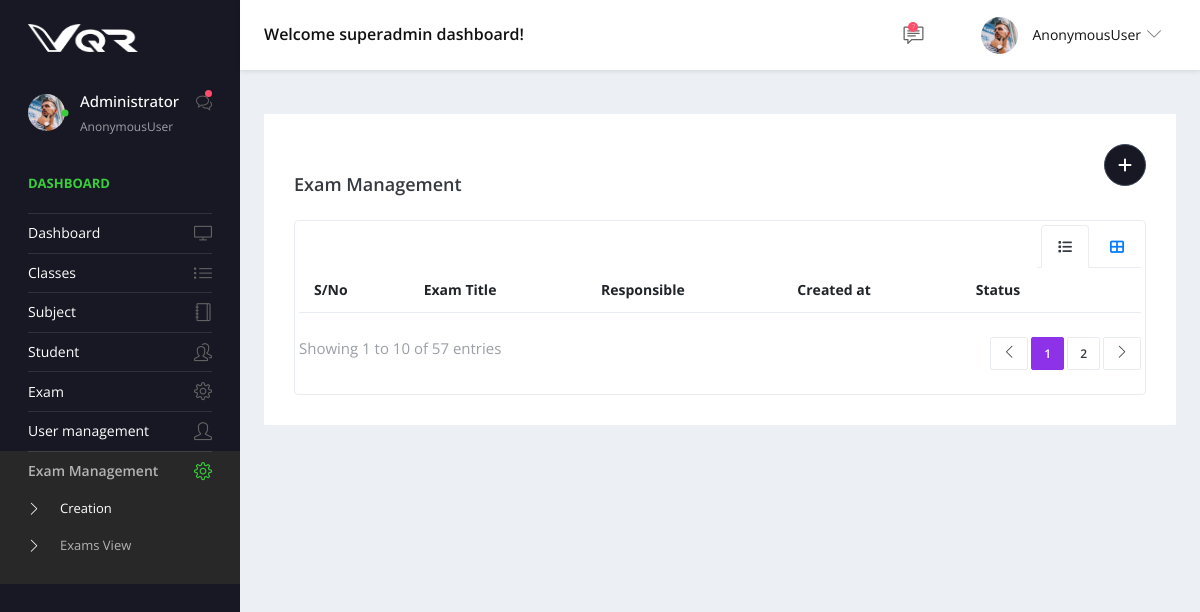
/view_exams, run on an earlier commit of the app's database.
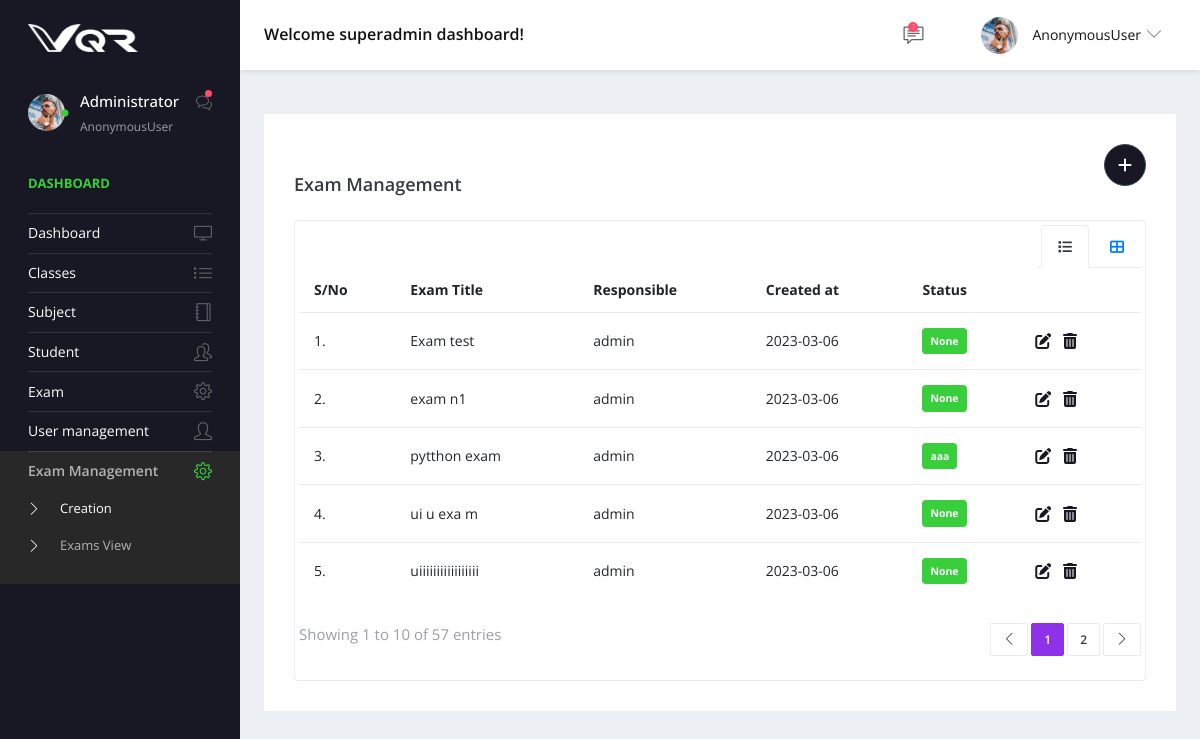
And on a later commit of the database.
### app/models.py (models this page shows)
class common_table(models.Model):
    created_by = models.ForeignKey(User, related_name="%(app_label)s_%(class)s_ownership",on_delete=models.CASCADE,null=True)
    created_dt = models.DateField(auto_now=True)
    updated_by =  models.ForeignKey(User, related_name="%(app_label)s_%(class)s_ownership1",on_delete=models.CASCADE,null=True)
    updated_dt = models.DateField(null=True)
    created_tm = models.TimeField(auto_now=True)
    updated_tm = models.TimeField(null=True)
    status = models.CharField(max_length=10, null=True)
    class Meta:
        abstract = True

class Main_Exam_Master(common_table):
    Exam_title = models.CharField(max_length=50,null=True)
    responsible_person = models.ForeignKey(User,related_name='Main_Exam_Master_auth_id',on_delete=models.CASCADE,null=True)
    background_image = models.FileField(upload_to='exam_background',null=True)
    start_message = models.TextField()
    end_message = models.TextField()
    layout = models.CharField(max_length=25,choices=layout_choice,null=True)
    progression_mode = models.CharField(max_length=25,choices=progression_choices,null=True)
    Exam_time_limit = models.TimeField(null=True)
    selection_mode = models.CharField(max_length=25,choices=selection_choices,null=True)
    scoring_mode = models.CharField(max_length=25,choices=scoring_choices,null=True)
    access_mode = models.CharField(max_length=25,choices=access_choices,null=True)
    Login_required = models.BooleanField(null=True)
    attempt_limit = models.IntegerField(null=True)

### app/views.py (the view)
# urls.py: path('view_exams',views.view_exams,name='view_exams'),
def view_exams(request):
    exam_details = Main_Exam_Master.objects.all()
    context = {
        'exam_details' : exam_details
    }
    return render(request,'exams_view.html',context)

### app/templates/exams_view.html (shortened to what the changed rows need)
{% extends 'base.html' %}
{% block content %}
<div class="content-wrapper">
    <div class="row">
        <div class="col-md-12 grid-margin stretch-card">
            <div class="card">
                <div class="card-body">
                    <br>
                    <div class="table-responsive border rounded p-1">
                        <div class="tab-content">
                            <div class="tab-pane active" id="ho" role="tabpanel">
                                <div class="table-responsive mb-1  mt-2">
                                    <table class="table">
                                        <thead>
                                            <tr>
                                                <th class="font-weight-bold"> S/No</th>
                                                <th class="font-weight-bold">Exam Title</th>
                                                <th class="font-weight-bold">Responsible</th>
                                                <th class="font-weight-bold">Created at</th>
                                                <th class="font-weight-bold">Status</th>
                                                <th></th>
                                            </tr>
                                        </thead>
                                        <tbody>
                                            {% for i in exam_details %}
                                            <tr>
                                                <td>{{forloop.counter}}.</td>
                                                <td>{{i.Exam_title}}</td>
                                                <td>{{i.responsible_person}}</td>
                                                <td> {{i.created_dt|safe}}</td>
                                                <td><div class="badge badge-success p-2"> {{i.status}}</td>
                                                <td>
                                                    <a href="exam_edit_details{{i.id}}"> <i style="color: #181824;
                            font-weight: bold;
                            font-size: 16px;" class="fa fa-edit"></i></a>
                                                    <a href="" class="m-2"> <i style="color: #181824;
                            font-weight: bold;
                            font-size: 16px;" class="fa fa-trash"></i></a>
                                                </td>
                                            </tr>
                                            {% endfor %}
                                        </tbody>
                                    </table>
                                </div>
                            </div>
                        </div>
                        </div>
                    </div>
                </div>
            </div>
        </div>
        {% endblock %}

What changed in the data, as far as the page shows it:
added Main_Exam_Master: Exam_title "Exam test", responsible_person "admin", created_dt "2023-03-06", status "None"
added Main_Exam_Master: Exam_title "exam n1", responsible_person "admin", created_dt "2023-03-06", status "None"
added Main_Exam_Master: Exam_title "pytthon exam", responsible_person "admin", created_dt "2023-03-06", status "aaa"
added Main_Exam_Master: Exam_title "ui u exa m", responsible_person "admin", created_dt "2023-03-06", status "None"
added Main_Exam_Master: Exam_title "uiiiiiiiiiiiiiiiii", responsible_person "admin", created_dt "2023-03-06", status "None"
